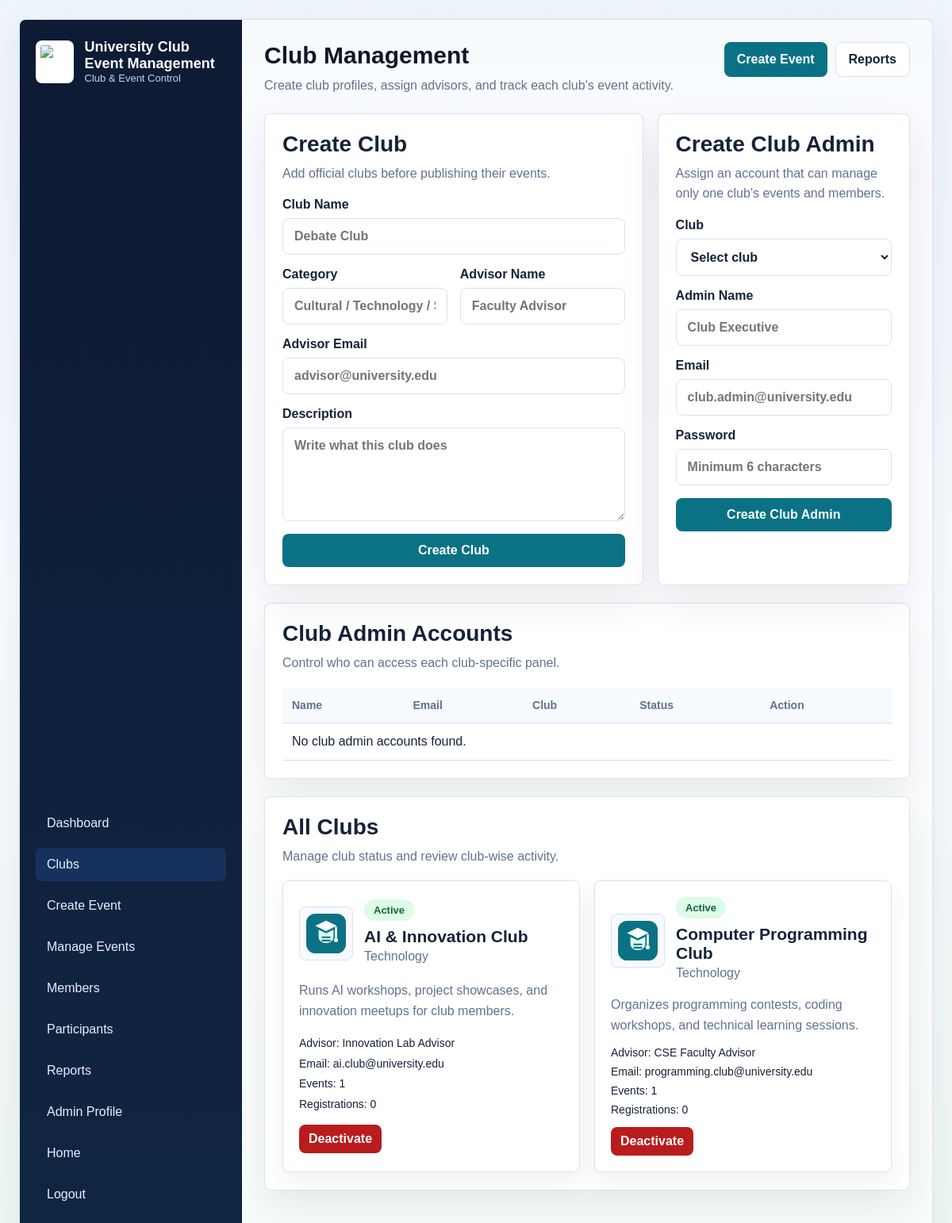
/admin/manage-clubs.php (signed in), run on an earlier commit of the app's database.
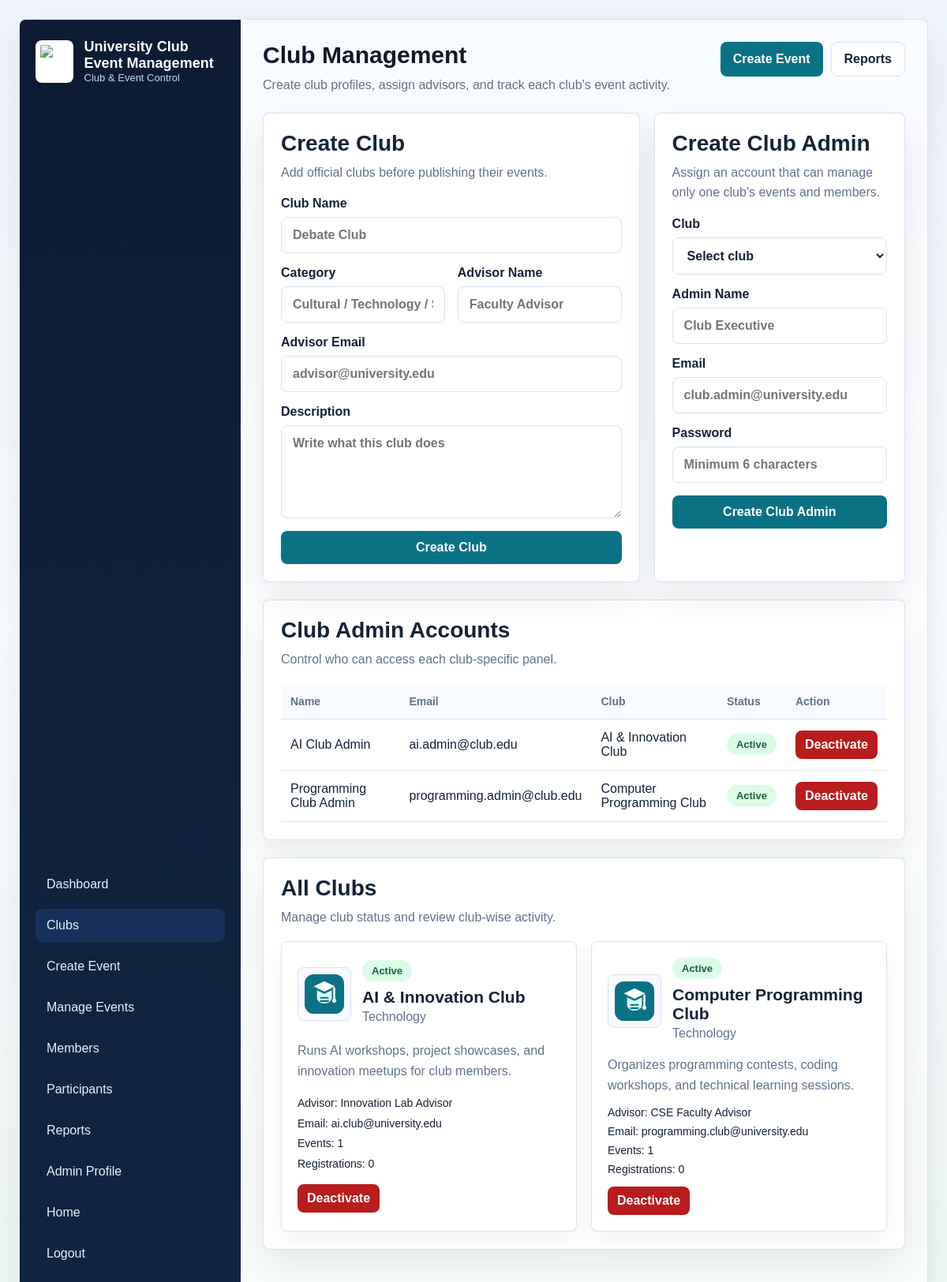
And on a later commit of the database.
### tables this page shows
CREATE TABLE IF NOT EXISTS clubs (
    club_id INT AUTO_INCREMENT PRIMARY KEY,
    name VARCHAR(150) NOT NULL UNIQUE,
    category VARCHAR(80) DEFAULT 'General',
    advisor_name VARCHAR(120) DEFAULT NULL,
    advisor_email VARCHAR(120) DEFAULT NULL,
    description TEXT,
    logo_path VARCHAR(255) DEFAULT 'assets/images/club_logo.svg',
    status ENUM('active', 'inactive') DEFAULT 'active',
    created_at TIMESTAMP DEFAULT CURRENT_TIMESTAMP
);

CREATE TABLE IF NOT EXISTS club_admins (
    club_admin_id INT AUTO_INCREMENT PRIMARY KEY,
    club_id INT NOT NULL,
    name VARCHAR(120) NOT NULL,
    email VARCHAR(120) NOT NULL UNIQUE,
    password VARCHAR(255) NOT NULL,
    status ENUM('active', 'inactive') DEFAULT 'active',
    created_at TIMESTAMP DEFAULT CURRENT_TIMESTAMP,
    CONSTRAINT fk_club_admins_club FOREIGN KEY (club_id) REFERENCES clubs(club_id) ON DELETE CASCADE
);

### backend/db.php (called while the page is built, shortened)
<?php
$dbHost = 'localhost';
$dbUser = 'event_app';
$dbPass = 'event_app_2026';
$dbName = 'university_club_events';
$conn = new mysqli($dbHost, $dbUser, $dbPass, $dbName);
$conn->set_charset('utf8mb4');
function ensureColumn(mysqli $conn, string $dbName, string $tableName, string $columnName, string $definition): void
{
    $stmt = $conn->prepare(
        'SELECT COUNT(*) AS total
         FROM information_schema.COLUMNS
         WHERE TABLE_SCHEMA = ?
           AND TABLE_NAME = ?
           AND COLUMN_NAME = ?'
    );
    $stmt->bind_param('sss', $dbName, $tableName, $columnName);
    $stmt->execute();
    $columnData = $stmt->get_result()->fetch_assoc();
}
$conn->query(
    "CREATE TABLE IF NOT EXISTS clubs (
        club_id INT AUTO_INCREMENT PRIMARY KEY,
        name VARCHAR(150) NOT NULL UNIQUE,
        category VARCHAR(80) DEFAULT 'General',
        advisor_name VARCHAR(120) DEFAULT NULL,
        advisor_email VARCHAR(120) DEFAULT NULL,
        description TEXT,
        logo_path VARCHAR(255) DEFAULT 'assets/images/club_logo.svg',
        status ENUM('active', 'inactive') DEFAULT 'active',
        created_at TIMESTAMP DEFAULT CURRENT_TIMESTAMP
    )"
);
$conn->query(
    "CREATE TABLE IF NOT EXISTS club_admins (
        club_admin_id INT AUTO_INCREMENT PRIMARY KEY,
        club_id INT NOT NULL,
        name VARCHAR(120) NOT NULL,
        email VARCHAR(120) NOT NULL UNIQUE,
        password VARCHAR(255) NOT NULL,
        status ENUM('active', 'inactive') DEFAULT 'active',
        created_at TIMESTAMP DEFAULT CURRENT_TIMESTAMP,
        INDEX idx_club_admins_club (club_id)
    )"
);
$conn->query(
    "CREATE TABLE IF NOT EXISTS club_memberships (
        membership_id INT AUTO_INCREMENT PRIMARY KEY,
        student_id INT NOT NULL,
        club_id INT NOT NULL,
        status ENUM('pending', 'approved', 'rejected') DEFAULT 'pending',
        requested_at TIMESTAMP DEFAULT CURRENT_TIMESTAMP,
        decided_at TIMESTAMP NULL DEFAULT NULL,
        UNIQUE KEY uq_student_club (student_id, club_id),
        INDEX idx_club_memberships_club (club_id),
        INDEX idx_club_memberships_student (student_id)
    )"
);
ensureColumn($conn, $dbName, 'events', 'image_path', 'VARCHAR(255) DEFAULT NULL AFTER description');
function e(string $value): string
{
    return htmlspecialchars($value, ENT_QUOTES, 'UTF-8');
}
function eventImageUrl(?string $path, string $prefix = ''): string
{
    $cleanPath = trim((string) $path);
    if ($cleanPath !== '') {
        return e($prefix . ltrim($cleanPath, '/'));
    }
    return e($prefix . 'assets/images/club_logo.svg');
}

### admin/manage-clubs.php (the view, shortened to what the changed rows need)
<?php
require_once __DIR__ . '/../backend/db.php';
$clubAdmins = $conn->query(
    'SELECT ca.club_admin_id, ca.name, ca.email, ca.status, ca.created_at, c.name AS club_name
     FROM club_admins ca
     INNER JOIN clubs c ON c.club_id = ca.club_id
     ORDER BY c.name ASC, ca.name ASC'
);
$clubs = $conn->query(
    'SELECT c.club_id, c.name, c.category, c.advisor_name, c.advisor_email, c.description, c.logo_path, c.status,
            COUNT(DISTINCT e.event_id) AS total_events,
            COUNT(DISTINCT r.registration_id) AS total_registrations
     FROM clubs c
     LEFT JOIN events e ON e.club_id = c.club_id
     LEFT JOIN registrations r ON r.event_id = e.event_id
     GROUP BY c.club_id, c.name, c.category, c.advisor_name, c.advisor_email, c.description, c.logo_path, c.status
     ORDER BY c.status ASC, c.name ASC'
);
?>
<!DOCTYPE html>
<html lang="en">
<head>
    <link rel="stylesheet" href="../student/style.css">
</head>
<body class="app-page">
    <div class="app-shell">
        <main class="content">
            <section class="topbar">
                <div>
                    <h1>Club Management</h1>
                </div>
            </section>
            <div class="panel-grid">
                <section class="panel">
                    <div class="section-head">
                        <h2>Create Club</h2>
                    </div>
                </section>
                <section class="panel">
                    <div class="section-head">
                        <h2>Create Club Admin</h2>
                    </div>
                </section>
            </div>
            <section class="panel">
                <div class="section-head">
                    <h2>Club Admin Accounts</h2>
                </div>
                <div class="table-wrap">
                    <table>
                        <thead>
                            <tr>
                                <th>Name</th>
                                <th>Email</th>
                                <th>Club</th>
                                <th>Status</th>
                                <th>Action</th>
                            </tr>
                        </thead>
                        <tbody>
                            <?php if (!$clubAdmins || $clubAdmins->num_rows === 0): ?>
                                <tr><td colspan="5">No club admin accounts found.</td></tr>
                            <?php else: ?>
                                <?php while ($clubAdmin = $clubAdmins->fetch_assoc()): ?>
                                    <tr>
                                        <td><?= e($clubAdmin['name']); ?></td>
                                        <td><?= e($clubAdmin['email']); ?></td>
                                        <td><?= e($clubAdmin['club_name']); ?></td>
                                        <td><span class="status-badge status-<?= $clubAdmin['status'] === 'active' ? 'success' : 'rejected'; ?>"><?= e(ucfirst($clubAdmin['status'])); ?></span></td>
                                        <td>
                                            <form method="post">
                                                <button type="submit" class="small-btn <?= $clubAdmin['status'] === 'active' ? 'danger-btn' : ''; ?>">
                                                    <?= $clubAdmin['status'] === 'active' ? 'Deactivate' : 'Activate'; ?>
                                                </button>
                                            </form>
                                        </td>
                                    </tr>
                                <?php endwhile; ?>
                            <?php endif; ?>
                        </tbody>
                    </table>
                </div>
            </section>
            <section class="panel">
                <div class="section-head">
                    <h2>All Clubs</h2>
                </div>
                <div class="showcase-grid">
                    <?php if (!$clubs || $clubs->num_rows === 0): ?>
                        <div class="empty-state">No clubs found.</div>
                    <?php else: ?>
                        <?php while ($club = $clubs->fetch_assoc()): ?>
                            <article class="club-card">
                                <div class="club-card-head">
                                    <img src="<?= eventImageUrl($club['logo_path'], '../'); ?>" alt="<?= e($club['name']); ?>">
                                    <div>
                                        <span class="status-badge status-<?= $club['status'] === 'active' ? 'success' : 'rejected'; ?>"><?= e(ucfirst($club['status'])); ?></span>
                                        <h3><?= e($club['name']); ?></h3>
                                        <p><?= e($club['category'] ?: 'General'); ?></p>
                                    </div>
                                </div>
                                <p><?= e($club['description'] ?: 'No club description added yet.'); ?></p>
                                <div class="meta-list">
                                    <span>Advisor: <?= e($club['advisor_name'] ?: 'Not assigned'); ?></span>
                                    <span>Email: <?= e($club['advisor_email'] ?: 'Not added'); ?></span>
                                    <span>Events: <?= e((string) $club['total_events']); ?></span>
                                    <span>Registrations: <?= e((string) $club['total_registrations']); ?></span>
                                </div>
                                <form method="post" class="table-actions">
                                    <button type="submit" class="small-btn <?= $club['status'] === 'active' ? 'danger-btn' : ''; ?>">
                                        <?= $club['status'] === 'active' ? 'Deactivate' : 'Activate'; ?>
                                    </button>
                                </form>
                            </article>
                        <?php endwhile; ?>
                    <?php endif; ?>
                </div>
            </section>
        </main>
    </div>
</body>
</html>

What changed in the data, as far as the page shows it:
added club_admins: name "AI Club Admin", email "ai.admin@club.edu", club.name "AI & Innovation Club", status "Active", shows "Deactivate"
added club_admins: name "Programming Club Admin", email "programming.admin@club.edu", club.name "Computer Programming Club", status "Active", shows "Deactivate"
Also different on the page:
text no longer shown: "No club admin accounts found."
